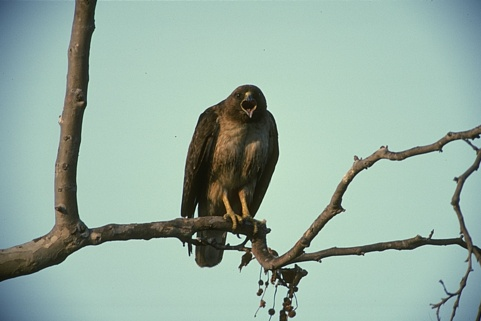
%> input picture LAB 12/Images/42049.jpg, 481 x 321 px
$ octave lab_exp_12.m   (GNU Octave 9; MATLAB toolbox functions it lacks are replaced by stand-ins)
%> lines starting %> are read from the running program, lines starting %| are printed output that depends on the picture
clear all;
close all;
f = imread("Images\42049.jpg");
%> f is the input picture: size 321x481x3 uint8; mean R, G, B 150.9, 175.2, 163.1
f2 = double(f);
figure,imshow(f);
title("input image")
row=size(f,1);
%> row = 321
col=size(f,2);
%> col = 481

w1=ones(7,7);
for i=1:1:7
    for j=1:1:7
        x=i-4;
        y=j-4;
        s=1;
        w1(i,j) = (1/((sqrt(2*pi)*s^2)))*exp(-(x^2+y^2)/(2*s^2));
    end
end

p1=padd(f2,size(ones(7), 1));
r1 = conv(p1,w1);
%> after the loop in conv, `for i =1:1:row-(t-1)`:
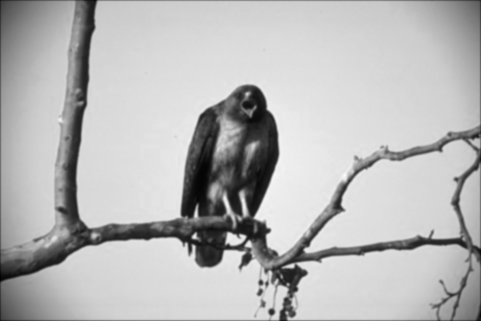
%> g: size 321x481 double; min 30.68, max 512.3, mean 376.7; drawn with min black and max white

wx = [-1 -2 -1;0 0 0;1 2 1];
wy = [-1 0 1;-2 0 2;-1 0 1];
px=padd(r1,size(ones(3), 1));
%> call 2 of padd, with k = 3
%> after the loop in padd (call 2), `for i=fix(k/2)+1:1:row+fix(k/2)`:
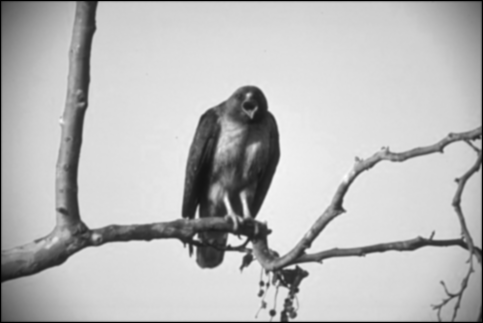
%> p: size 323x483 double; min 0, max 512.3, mean 372.9; drawn with min black and max white
ix= conv(px,wx);
%> call 2 of conv, with k = [-1 -2 -1; 0 0 0; 1 2 1]
%> after the loop in conv (call 2), `for i =1:1:row-(t-1)`:
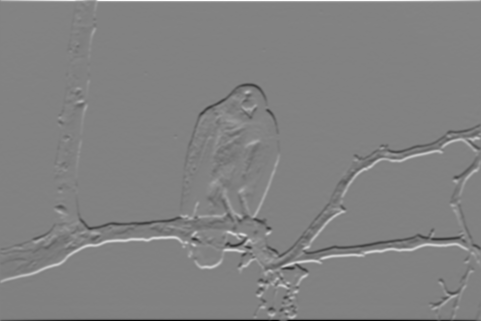
%> g: size 321x481 double; min -1676.6, max 1610.3, mean 0.1; drawn with min black and max white
iy= conv(px,wy);
%> call 3 of conv, with k = [-1 0 1; -2 0 2; -1 0 1]
%> after the loop in conv (call 3), `for i =1:1:row-(t-1)`:
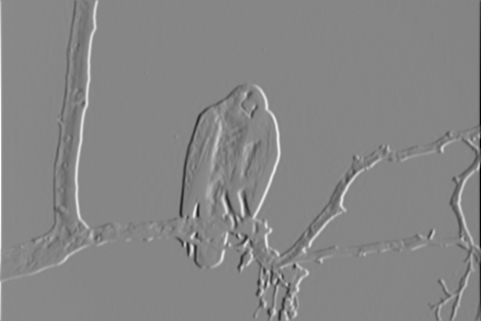
%> g: size 321x481 double; min -1476.6, max 1326.6, mean 0.2; drawn with min black and max white
ga = gradiant(ix,iy);

e_mag = abs(ix) + abs(iy);
e_nms = zeros(row,col);
e_bin = zeros(row,col);
t = 40;
th = 200;
for u =2:1:row-1
% [18 lines not run here, left out]
% [58 lines left out: functions oriantation, localmax, threshold, not called in this run]

function gad = gradiant(x ,y)
    row=size(x,1);
%> row = 321
    col=size(x,2);
%> col = 481
    for i =1:1:row
        for j=1:1:col
            alfa(i,j) = atan(x(i,j)/y(i,j));
        end
    end
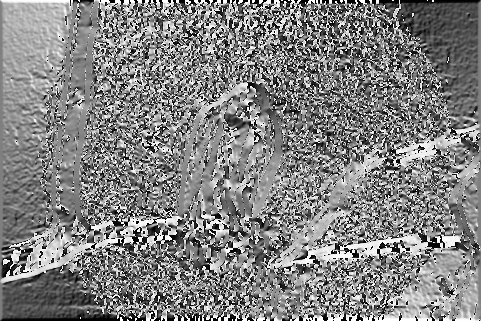
%> alfa: size 321x481 double; min -1.57, max 1.57, mean 0.0371; drawn with min black and max white
%> `e_mag = abs(ix) + abs(iy);`:
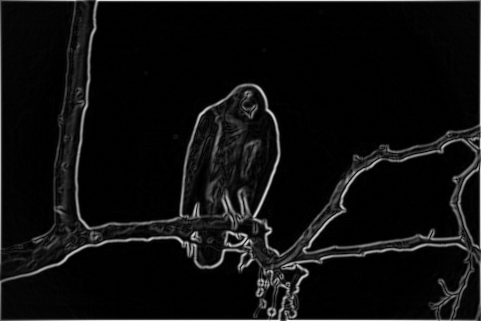
%> e_mag: size 321x481 double; min 0.0267, max 1812.7, mean 106.2; drawn with min black and max white
%> the run ends on the next line
    gad = alfa;
end

function co = conv(f,k)
   t = size(k, 1);
   row=size(f,1);
   col=size(f,2);
   for i =1:1:row-(t-1)
    for j=1:1:col-(t-1)
        g(i,j)=  sum(sum(f(i:i+(t-1),j:j+(t-1)).*k));
    end
   end
   co=g;
end

function pa = padd(f,k)
   row=size(f,1);
   col=size(f,2);
   p = zeros(size(f)+k-1);
   for i=fix(k/2)+1:1:row+fix(k/2)
    for j=fix(k/2)+1:1:col+fix(k/2)
        p(i,j) = f(i-fix(k/2),j-fix(k/2));
    end
   end
   pa=p;
end
